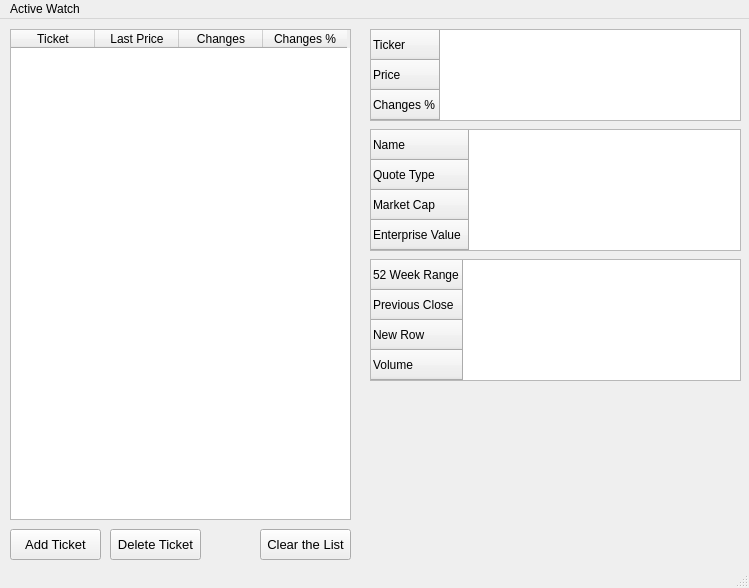
<?xml version="1.0" encoding="UTF-8"?>
<ui version="4.0">
 <class>MainWindow</class>
 <widget class="QMainWindow" name="MainWindow">
  <property name="geometry">
   <rect>
    <x>0</x>
    <y>0</y>
    <width>749</width>
    <height>588</height>
   </rect>
  </property>
  <property name="windowTitle">
   <string>MainWindow</string>
  </property>
  <widget class="QWidget" name="centralwidget">
   <widget class="QTableWidget" name="table_watchlist">
    <property name="geometry">
     <rect>
      <x>10</x>
      <y>10</y>
      <width>341</width>
      <height>491</height>
     </rect>
    </property>
    <property name="minimumSize">
     <size>
      <width>291</width>
      <height>0</height>
     </size>
    </property>
    <property name="columnCount">
     <number>4</number>
    </property>
    <attribute name="horizontalHeaderDefaultSectionSize">
     <number>84</number>
    </attribute>
    <column>
     <property name="text">
      <string extracomment="comm">Ticket</string>
     </property>
    </column>
    <column>
     <property name="text">
      <string>Last Price</string>
     </property>
    </column>
    <column>
     <property name="text">
      <string>Changes</string>
     </property>
    </column>
    <column>
     <property name="text">
      <string>Changes %</string>
     </property>
    </column>
   </widget>
   <widget class="QPushButton" name="pushButton_deleteTicker_main">
    <property name="geometry">
     <rect>
      <x>110</x>
      <y>510</y>
      <width>91</width>
      <height>31</height>
     </rect>
    </property>
    <property name="font">
     <font>
      <pointsize>10</pointsize>
     </font>
    </property>
    <property name="text">
     <string>Delete Ticket</string>
    </property>
   </widget>
   <widget class="QPushButton" name="pushButton_addTicker_main">
    <property name="geometry">
     <rect>
      <x>10</x>
      <y>510</y>
      <width>91</width>
      <height>31</height>
     </rect>
    </property>
    <property name="font">
     <font>
      <pointsize>10</pointsize>
     </font>
    </property>
    <property name="text">
     <string>Add Ticket</string>
    </property>
   </widget>
   <widget class="QPushButton" name="pushButton_clearList_main">
    <property name="geometry">
     <rect>
      <x>260</x>
      <y>510</y>
      <width>91</width>
      <height>31</height>
     </rect>
    </property>
    <property name="font">
     <font>
      <pointsize>10</pointsize>
     </font>
    </property>
    <property name="text">
     <string>Clear the List</string>
    </property>
   </widget>

   <widget class="QTableWidget" name="table_info_ticker_second_1">
    <property name="geometry">
     <rect>
      <x>370</x>
      <y>10</y>
      <width>371</width>
      <height>92</height>
     </rect>
    </property>
    <attribute name="verticalHeaderDefaultSectionSize">
     <number>30</number>
    </attribute>
    <row>
     <property name="text">
      <string>Ticker</string>
     </property>
    </row>
    <row>
     <property name="text">
      <string>Price</string>
     </property>
    </row>
    <row>
     <property name="text">
      <string>Changes %</string>
     </property>
    </row>
   </widget>
   <widget class="QTableWidget" name="table_info_ticker_second_2">
    <property name="geometry">
     <rect>
      <x>370</x>
      <y>110</y>
      <width>371</width>
      <height>122</height>
     </rect>
    </property>
    <row>
     <property name="text">
      <string>Name</string>
     </property>
    </row>
    <row>
     <property name="text">
      <string>Quote Type</string>
     </property>
    </row>
    <row>
     <property name="text">
      <string>Market Cap</string>
     </property>
    </row>
    <row>
     <property name="text">
      <string>Enterprise Value</string>
     </property>
    </row>
   </widget>
   <widget class="QTableWidget" name="table_info_ticker_second_3">
    <property name="geometry">
     <rect>
      <x>370</x>
      <y>240</y>
      <width>371</width>
      <height>122</height>
     </rect>
    </property>
    <row>
     <property name="text">
      <string>52 Week Range</string>
     </property>
    </row>
    <row>
     <property name="text">
      <string>Previous Close</string>
     </property>
    </row>
    <row>
     <property name="text">
      <string>New Row</string>
     </property>
    </row>
    <row>
     <property name="text">
      <string>Volume</string>
     </property>
    </row>
   </widget>
  </widget>
  <widget class="QMenuBar" name="menubar">
   <property name="geometry">
    <rect>
     <x>0</x>
     <y>0</y>
     <width>749</width>
     <height>21</height>
    </rect>
   </property>
   <widget class="QMenu" name="menuActive_Watch">
    <property name="title">
     <string>Active Watch</string>
    </property>
   </widget>
   <addaction name="menuActive_Watch"/>
  </widget>
  <widget class="QStatusBar" name="statusbar"/>
  <action name="actiondfgd">
   <property name="text">
    <string>dfgd</string>
   </property>
  </action>
 </widget>
 <resources/>
 <connections/>
</ui>
